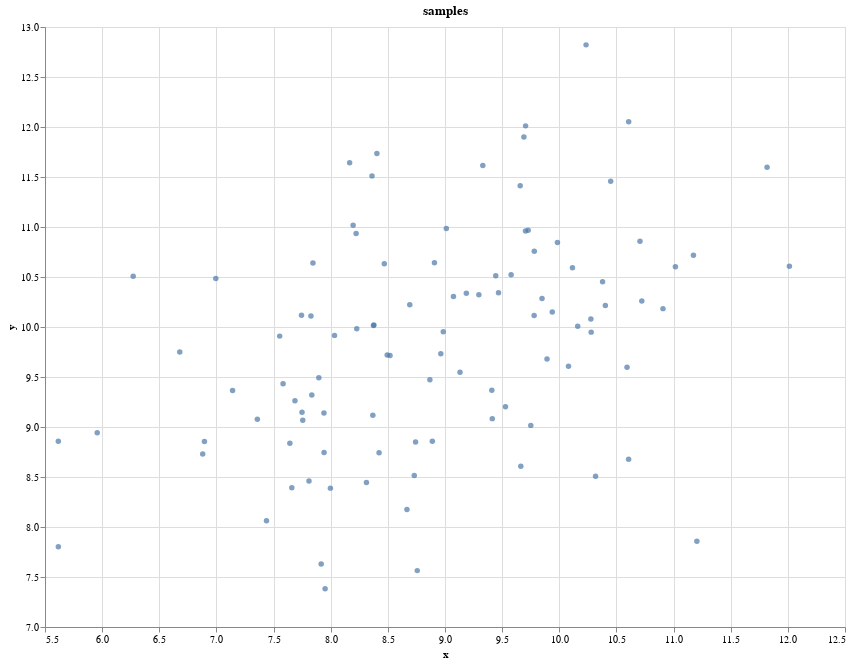

Notebook code for this chart:
### Markdown cell above
Let's plot some samples from the distribution:

### Code cell
val samples = for (_ <- 0 until 100) yield bivariateNormal.sample()
val dataFrame = DataFrame(Seq(
    DataFrame.Column.ofContinuous(samples.map(sample => sample(0)), "x"), 
    DataFrame.Column.ofContinuous(samples.map(sample => sample(1)), "y")
    )
)

dataFrame.plot.scatterPlot("x", "y", "samples").show()
